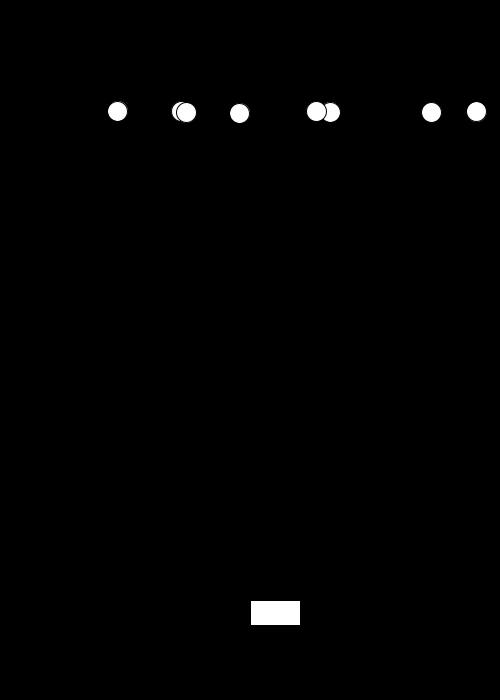
Frame 1 (no input)
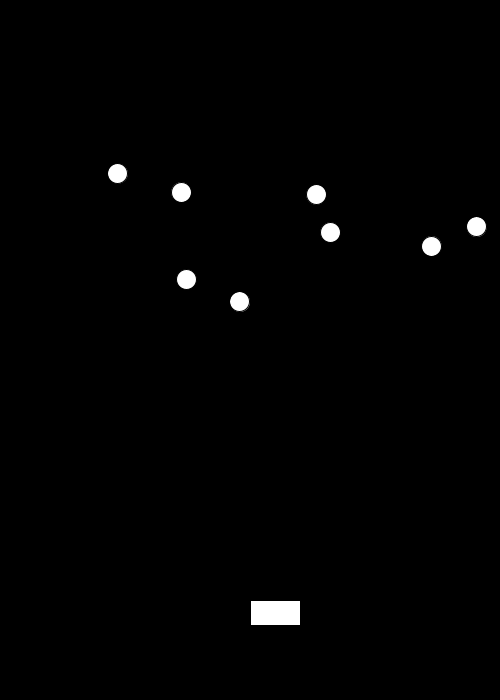
Frame 60 (the mouse pressed at the canvas centre just before this capture)
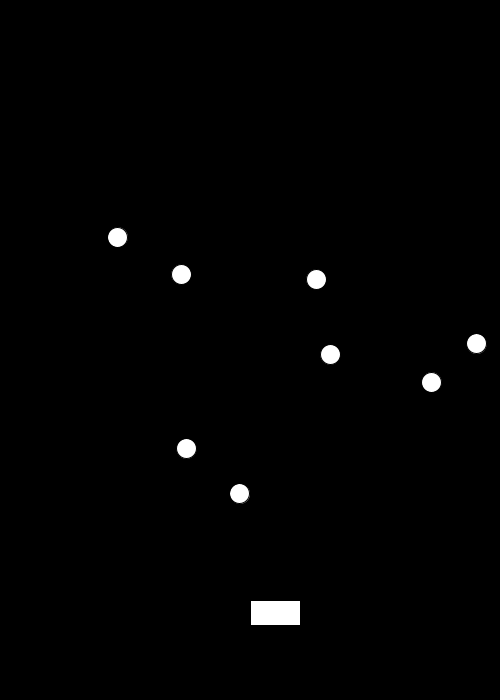
Frame 120 (the mouse held since frame 60 and released just before this capture)

The Processing sketch that drew these frames (run headless with seeded random() and noise(); from frame 60 on, the mouse is pressed at the canvas centre):

// Processing sketch: processing_133746
// ── processing_133746.pde

class Asteroid
{
  float x = random(10, width - 10);
  float y = 100;
  float radius = 20;
  float speed = random(1,5);
}

class Ship
{
  float x = 250;
  float y = 600;
  float w = 50;
  float h = 25;
  float speed = 5;
}

boolean isLeftDown = false;
boolean isRightDown = false;

//Asteroid asteroid1;
Asteroid[] asteroids = new Asteroid[8];
Ship player = new Ship();

void setup()
{
  size(500, 700);
  
  for (int i = 0; i < asteroids.length; i += 1)
  {
    asteroids[i] = new Asteroid();
  }
}

void draw()
{
  background(0);
  
  if (isRightDown == true)
  {
    player.x += player.speed;
  }
  if (isLeftDown == true)
  {
    player.x -= player.speed;
  }
  rect(player.x, player.y, player.w, player.h);
  
  for (int i = 0; i < asteroids.length; i += 1)
  {
    asteroids[i].y += asteroids[i].speed;
    
    if (rectRectIntersect(
      player.x, 
      player.y, 
      player.x + player.w, 
      player.y + player.h,
      asteroids[i].x, 
      asteroids[i].y, 
      asteroids[i].x + asteroids[i].radius, 
      asteroids[i].y + asteroids[i].radius))
    {
      asteroids[i].x = -1000;
    } 
    
    ellipseMode(CORNER);                  
    ellipse(asteroids[i].x, asteroids[i].y, asteroids[i].radius, asteroids[i].radius);
  }
}

void keyPressed()
{
  if (key == CODED)
  {
    if (keyCode == LEFT)
    {
      isLeftDown = true;
    }
    if (keyCode == RIGHT)
    {
      isRightDown = true;
    }
  }
}

void keyReleased()
{
  if (key == CODED)
  {
    if (keyCode == LEFT)
    {
      isLeftDown = false;
    }
    if (keyCode == RIGHT)
    {
      isRightDown = false;
    }
  }
}

boolean rectRectIntersect(float left, float top, float right, float bottom,
                          float otherLeft, float otherTop, float otherRight, float otherBottom) {
  return !(left > otherRight || right < otherLeft || top > otherBottom || bottom < otherTop);
}
